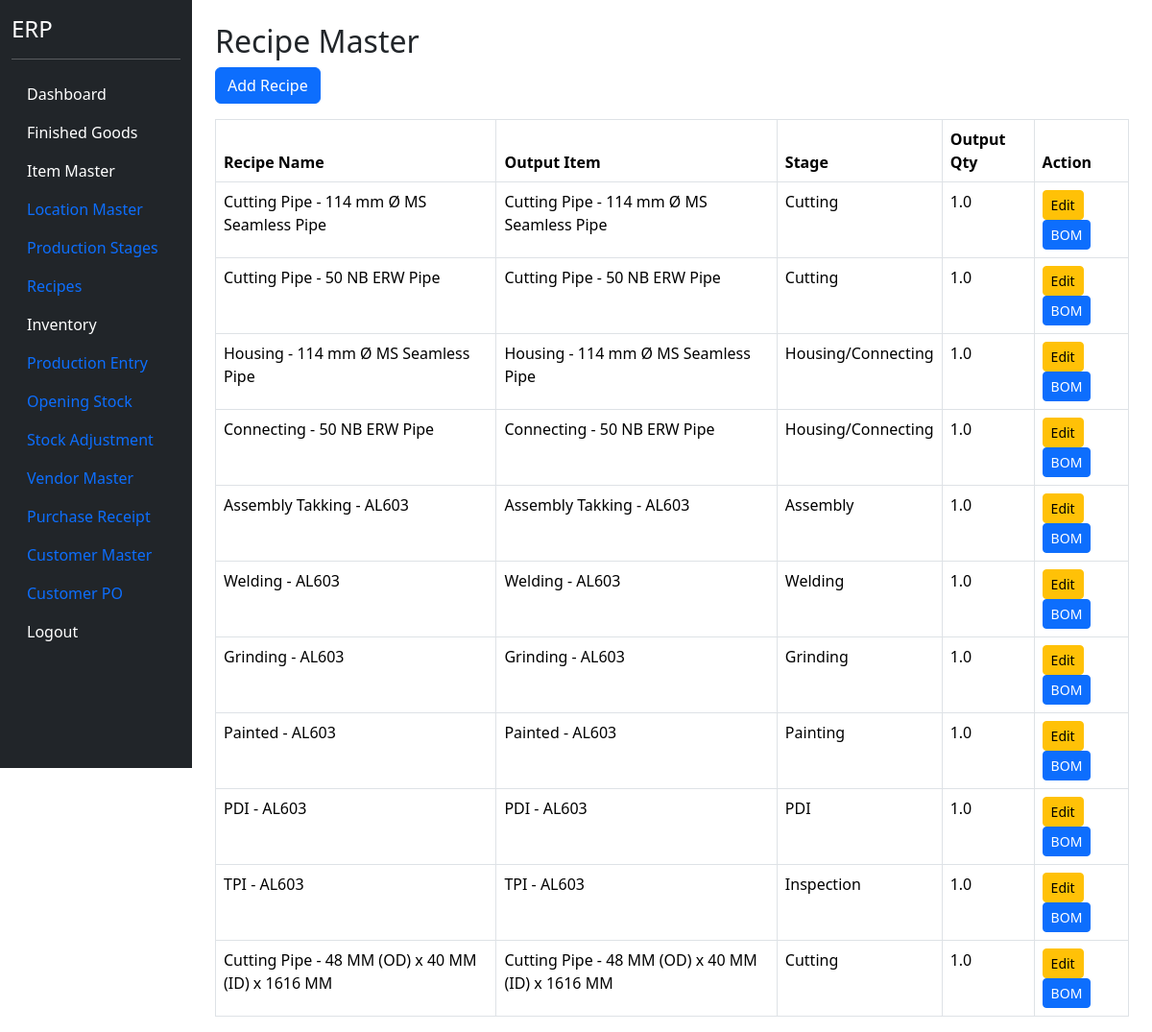
Before: /recipes (signed in) with the older database file.
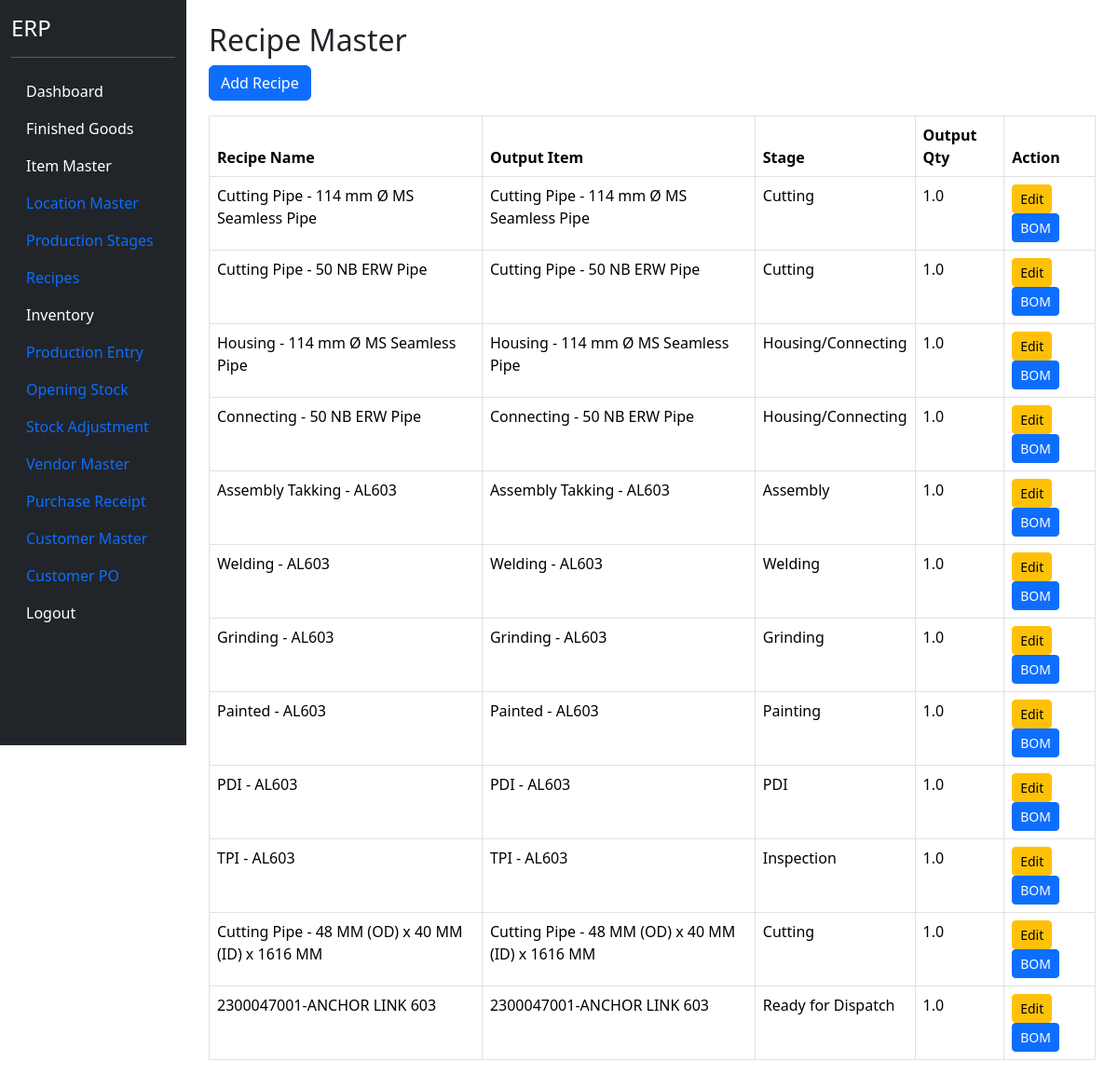
After: the same page with the newer database file.
### models.py (models this page shows)
class RecipeHeader(db.Model):
    __tablename__ = "recipe_header"
    id = db.Column(
        db.Integer,
        primary_key=True
    )
    output_item_id = db.Column(
        db.Integer,
        db.ForeignKey("item_master.id"),
        nullable=False
    )
    output_qty = db.Column(
        db.Float,
        nullable=False,
        default=1
    )
    recipe_name = db.Column(
        db.String(200)
    )
    production_stage_id = db.Column(
        db.Integer,
        db.ForeignKey(
            "production_stage_master.id"
        )
    )
    active = db.Column(
        db.Boolean,
        default=True
    )
    output_item = db.relationship(
        "ItemMaster"
    )
    production_stage = db.relationship(
        "ProductionStageMaster"
    )
    inputs = db.relationship(
    "RecipeInput",
    backref="recipe",
    cascade="all, delete-orphan"
    )
    byproducts = db.relationship(
    "RecipeByProduct",
    backref="recipe",
    cascade="all, delete-orphan"
    )

class ItemMaster(db.Model):
    __tablename__ = "item_master"
    id = db.Column(db.Integer, primary_key=True)
    item_code = db.Column(
        db.String(50),
        unique=True,
        nullable=False
    )
    item_name = db.Column(
        db.String(255),
        nullable=False
    )
    item_type = db.Column(
        db.String(50),
        nullable=False
    )
    production_stage = db.Column(
    db.String(100)
    )
    production_stage_id = db.Column(
    db.Integer,
    db.ForeignKey(
        "production_stage_master.id"
    ),
    nullable=True
    )
    production_stage_rel = db.relationship(
    "ProductionStageMaster"
    )
    unit = db.Column(
        db.String(20),
        nullable=False
    )
    finished_good_id = db.Column(
    db.Integer,
    db.ForeignKey("finished_goods.id"),
    nullable=True
    )
    hsn_code = db.Column(
    db.String(20)
    )
    gst_rate = db.Column(
    db.Float,
    default=18
    )
    active = db.Column(
        db.Boolean,
        default=True
    )

class ProductionStageMaster(db.Model):
    __tablename__ = "production_stage_master"
    id = db.Column(
        db.Integer,
        primary_key=True
    )
    stage_no = db.Column(
        db.Integer,
        nullable=False
    )
    stage_name = db.Column(
        db.String(100),
        nullable=False
    )
    active = db.Column(
        db.Boolean,
        default=True
    )

### blueprints/masters/routes.py (the view)
@masters_bp.route("/recipes")
@login_required
def recipes():
    recipe_list = RecipeHeader.query.all()
    return render_template(
        "recipes.html",
        recipe_list=recipe_list
    )

### app.py (called while the page is built)
@login_manager.user_loader
def load_user(user_id):
    return User.query.get(int(user_id))

### templates/recipes.html
{% extends "base.html" %}
{% block content %}
<div class="container mt-4">
    <h2>Recipe Master</h2>
    <a href="/recipes/add"
       class="btn btn-primary mb-3">
        Add Recipe
    </a>
    <table class="table table-bordered">
        <thead>
            <tr>
                <th>Recipe Name</th>
                <th>Output Item</th>
                <th>Stage</th>
                <th>Output Qty</th>
                <th>Action</th>
            </tr>
        </thead>
        <tbody>
            {% for recipe in recipe_list %}
            <tr>
                <td>
                    {{ recipe.recipe_name }}
                </td>
                <td>
                    {{ recipe.output_item.item_name }}
                </td>
                <td>
                    {% if recipe.production_stage %}
                        {{ recipe.production_stage.stage_name }}
                    {% endif %}
                </td>
                <td>
                    {{ recipe.output_qty }}
                </td>
                <td>
                    <a href="/recipes/edit/{{ recipe.id }}"
                       class="btn btn-warning btn-sm">
                        Edit
                    </a>
                    <a href="/recipes/details/{{ recipe.id }}"
                        class="btn btn-primary btn-sm">
                        BOM
                    </a>
                </td>
            </tr>
            {% endfor %}
        </tbody>
    </table>
</div>
{% endblock %}

Changed rows visible on the page:
added RecipeHeader: recipe_name "2300047001-ANCHOR LINK 603", output_item.item_name "2300047001-ANCHOR LINK 603", production_stage.stage_name "Ready for Dispatch", output_qty "1.0"
